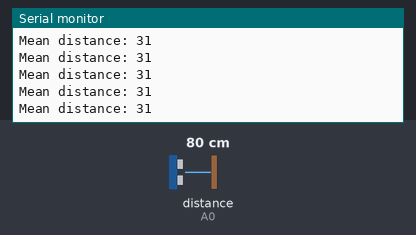
A sketch run on a simulated Arduino Uno, built with avr-gcc and run on an emulated ATmega328P. Shown: the last lines printed to the serial monitor. The test bench sets the inputs (shaded band); at power-on: distance to the obstacle (sensor on A0) 80 cm.

Above: at 1.2 s.
1.3 s: distance to the obstacle (sensor on A0) set to 2 cm
At 1.42 s:
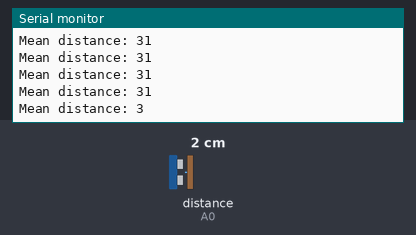
2.8 s: distance to the obstacle (sensor on A0) set to 4 cm
At 2.83 s:
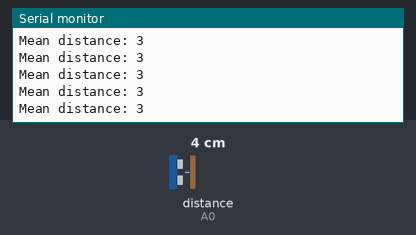
Timing chart, 0 to 5.8 s (numbered marks = the images above; inputs shaded):
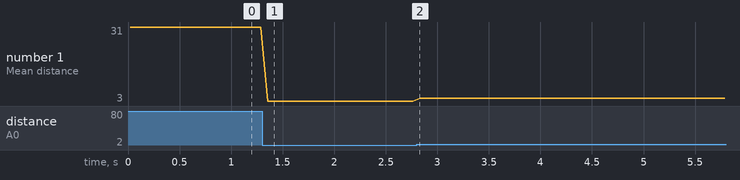

Measured:
- after the input at 1.3 s, the serial monitor: prints a new line after 0.06 s (image 1)
- plotted number 1: 31 → 3 after the input at 1.3 s, 3 → 4 after the input at 2.8 s

The sketch:

sharp_distance.ino
```cpp
#include<SharpIR.h>
#define IR A0
#define model 430
SharpIR SharpIR(IR, model);
void setup() {
    // Sharp IR code for Robojax.com
 Serial.begin(9600);
 Serial.println("Robojax Sharp IR  ");
}

void loop() {
    // Sharp IR code for Robojax.com


  // takes the time before the loop on the library begins

  int dis=SharpIR.distance();  // this returns the distance to the object you're measuring

  // Sharp IR code for Robojax.com

  Serial.print("Mean distance: ");  // returns it to the serial monitor
  Serial.println(dis);
      delay(50);
  //Serial.println(analogRead(A0));


}
```
